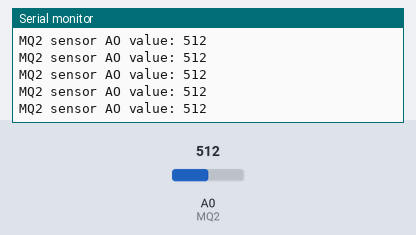
Simulated run of this sketch. Board: ESP8266 (NodeMCU). On the bench: the last lines printed to the serial monitor. The test bench sets the inputs (shaded band); at power-on: A0 (MQ2) = 512. WiFi joins after 1.5 s; servers stay silent unless stated.

Above: at 3.0 s.
3.1 s: A0 (MQ2) set to 716
At 3.11 s:
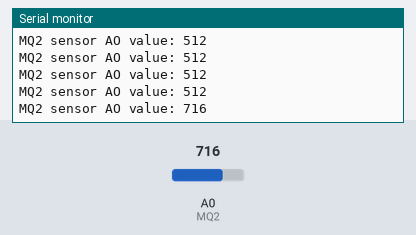
4.6 s: A0 (MQ2) set to 900
At 4.61 s:
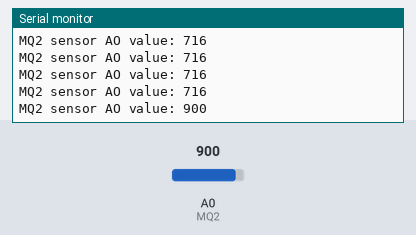
Timing chart, 0 to 7.6 s (numbered marks = the images above; inputs shaded):
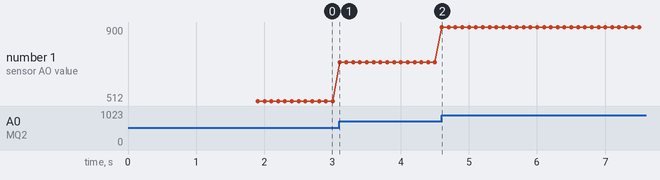

The sketch:

SMOKE_SENSOR_WITH_BLYNK.ino
```cpp
#define BLYNK_TEMPLATE_ID "TMPL3aN9Q9-CY"
#define BLYNK_TEMPLATE_NAME "SMOKE SENSOR"
#define BLYNK_AUTH_TOKEN "H_30Hz5KJ9pG-z914KpkchAtujLX_YO1"
#define BLYNK_PRINT Serial
#include <ESP8266WiFi.h>
#include <BlynkSimpleEsp8266.h>

char auth[] = BLYNK_AUTH_TOKEN;  //Enter your Blynk Auth token
char ssid[] = "indhu";  //Enter your WIFI SSID
char pass[] = "indhu1405";  //Enter your WIFI#define BLYNK_TEMPLATE_ID "TMPL3aN9Q9-CY"

#define MQ2 A0  // esp8266's pin connected to AO pin of the MQ2 sensor
BlynkTimer timer;
void setup() {
  // Initialize the Serial to communicate with the Serial Monitor.
  Serial.begin(9600);
  Blynk.begin(auth, ssid, pass, "blynk.cloud", 80);
  pinMode(MQ2,INPUT);
  timer.setInterval(100L, MQ2Sensor);
}
void loop() {

Blynk.run();//Run the Blynk library
  timer.run();//Run the Blynk timer
}
void MQ2Sensor() {
  int gasValue = analogRead(MQ2);

  Serial.print("MQ2 sensor AO value: ");
  Blynk.virtualWrite(V2, gasValue);
  Serial.println(gasValue);
}
```

Measured:
- after the input at 3.1 s, the serial monitor: prints a new line at once (image 1)
- after the input at 4.6 s, the serial monitor: prints a new line at once (image 2)
- plotted number 1: 512 → 716 after the input at 3.1 s, 716 → 900 after the input at 4.6 s
